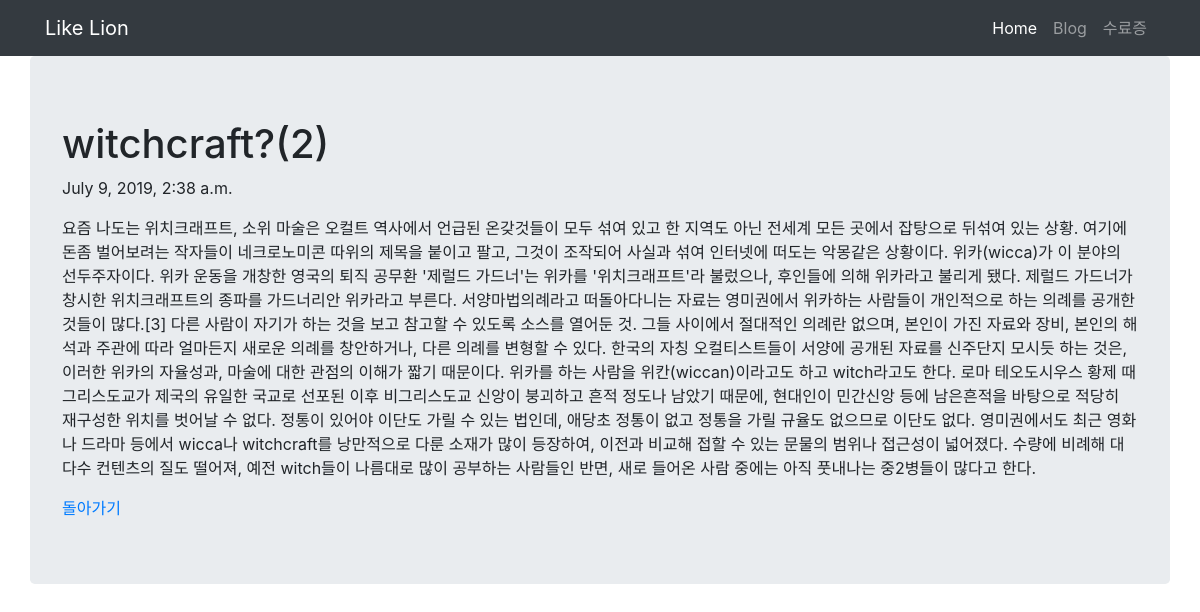
The app's page /blog/2/ with its own data.
### blog/models.py (models this page shows, shortened)
class Blog(models.Model):
    title = models.CharField(max_length=200)
    pub_date = models.DateTimeField('date published')
    body = models.TextField()

### blog/views.py (the view)
# urls.py: path('blog/<int:blog_id>/', blog.views.detail, name="detail"),
def detail(request, blog_id):
    blog_detail = get_object_or_404(Blog, pk=blog_id)
    return render(request, 'detail.html', {'blog': blog_detail})

### blog/templates/detail.html (shortened to what this page needs)
<!DOCTYPE html>
<html lang="en">
<head>
    <link rel="stylesheet" href="https://stackpath.bootstrapcdn.com/bootstrap/4.1.3/css/bootstrap.min.css"
>
</head>
<body>
    <nav class="navbar navbar-expand-lg navbar-dark bg-dark">
        <div class="container">
            <a class="navbar-brand" href="{% url 'home' %}">Like Lion</a>
            <div class="collapse navbar-collapse" id="navbarNavAltMarkup">
                <div class="navbar-nav ml-auto">
                    <a class="nav-item nav-link active" href="{% url 'home' %}">Home</span></a>
                    <a class="nav-item nav-link" href="#">Blog</a>
                    <a class="nav-item nav-link" href="#">수료증</a>
                </div>
            </div>
        </div>
    </nav>
    <div class="container jumbotron">
        <h1>{{ blog.title }}</h1>
        <p>{{ blog.pub_date }}</p>
        <p>{{ blog.body }}</p>
        <a href="{% url 'home' %}">돌아가기</a>
    </div>
</body>
</html>

### records on screen
Blog: title "witchcraft?(2)", pub_date "July 9, 2019, 2:38 a.m.", body "요즘 나도는 위치크래프트, 소위 마술은 오컬트 역사에서 언급된 온갖것들이 모두 섞여 있고 한 지역도 아닌 전세계 모든 곳에서 잡탕으로 뒤섞여 있는 상황. 여기에 돈좀 벌어보려는 작자들이 네크로노미콘 따위의 제목을 붙이고 팔고, 그것이 조작되어 사실과 섞여 인터넷에 떠도는 악몽같은 상황이다. 위카(wicca)가 이 분야의 선두주자이다. 위카 운동을 개창한 영국의 퇴직 공무환 '제럴드 가드너'는 위카를 '위치크래프트'라 불렀으나, 후인들에 의해 위카라고 불리게 됐다. 제럴드 가드너가 창시한 위치크래프트의 종파를 가드너리안 위카라고 부른다. 서양마법의례라고 떠돌아다니는 자료는 영미권에서 위카하는 사람들이 개인적으로 하는 의례를 공개한 것들이 많다.[3] 다른 사람이 자기가 하는 것을 보고 참고할 수 있도록 소스를 열어둔 것. 그들 사이에서 절대적인 의례란 없으며, 본인이 가진 자료와 장비, 본인의 해석과 주관에 따라 얼마든지 새로운 의례를 창안하거나, 다른 의례를 변형할 수 있다. 한국의 자칭 오컬티스트들이 서양에 공개된 자료를 신주단지 모시듯 하는 것은, 이러한 위카의 자율성과, 마술에 대한 관점의 이해가 짧기 때문이다. 위카를 하는 사람을 위칸(wiccan)이라고도 하고 witch라고도 한다. 로마 테오도시우스 황제 때 그리스도교가 제국의 유일한 국교로 선포된 이후 비그리스도교 신앙이 붕괴하고 흔적 정도나 남았기 때문에, 현대인이…"
